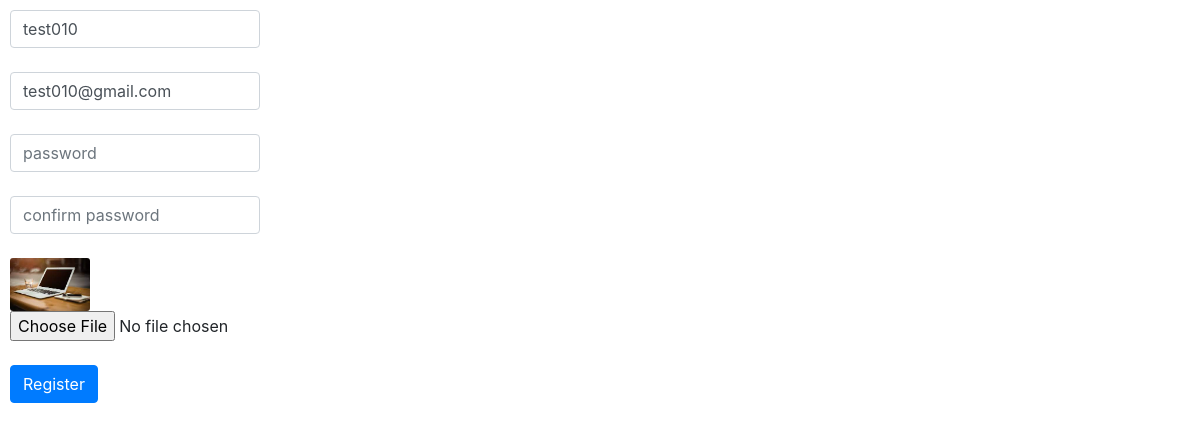
The page /updateuser.php?id=25 (signed in) on the database its author committed.
### tables this page shows
CREATE TABLE `user` (
  `id` int(11) NOT NULL,
  `username` varchar(50) NOT NULL,
  `email` varchar(100) NOT NULL,
  `password` varchar(100) NOT NULL,
  `img` varchar(100) NOT NULL,
  `user_role` varchar(50) NOT NULL DEFAULT 'user'
);

### updateuser.php (called while the page is built, shortened)
<?php
require "lib.php";
if(isset($_POST['username'])){
    $id = $_POST['id'];
    $username = $_POST['username'];
    $email = $_POST['email'];
    $password = $_POST['password'];
    $rpassword = $_POST['rpassword'];
    if(!empty($_FILES['img']['tmp_name'])){
    $img = $_FILES['img']['tmp_name'];
    $img_name = $_FILES['img']['name'];
    $type = $_FILES['img']['type'];
    $ar_type = explode("/",$type);
    $ext = $ar_type[1];
    $image_full_name = $username.".".$ext;
    move_uploaded_file($img,"userimg/".$img_name);
    }else{
        $img_name ='';
    }
    if($password == $rpassword){
        $new_password = hash_pass($password);
        $result = updateUser($id,$username,$email,$new_password,$img_name);
        if($result == true){
            header("LOCATION: index.php");
        }
    }else{
        echo "Please confirm your password";
    }
}else{
    $user_id = $_GET['id'];
    $user_data = getDataById($user_id);
}
require "design/update.php";

### lib.php (called while the page is built, shortened)
<?php
function getDataById($id){
    $connection = mysqli_connect("localhost","root","","user_pro");
   $SQL = "SELECT `id` ,`username`,`email`,`img`  FROM `user` where `id`=$id";
    $my_query =  mysqli_query($connection,$SQL);
   $data = mysqli_fetch_assoc($my_query);
    return $data;
}

### design/update.php (the view, shortened to what this page needs)
<!DOCTYPE html>
<html lang="en">
<head>
    <link rel="stylesheet" href="css/bootstrap.css">
</head>
<body>
    <form action="updateuser.php"method="post"enctype="multipart/form-data"style="width:250px;margin: 10px;">
        <input type="text"placeholder="username" value="<?php echo $user_data['username'] ?>" name="username"class="form-control">
        <br>
        <input type="email"placeholder="email" value="<?php echo $user_data['email'] ?>" name="email"class="form-control">
        <br>
        <input type="password"placeholder="password"name="password"class="form-control">
        <br>
        <input type="password"placeholder="confirm password"name="rpassword"class="form-control">
        <br>
        <img src="userimg/<?php echo $user_data['img'] ?>" alt=""style="max-width:80px;border-radius:3px;">
        <input type="file"name="img">
        <br><br>
        <input type="submit"value="Register"class="btn btn-primary">
    </form>
</body>
</html>

### rows shown on the page
user: username "test010", email "test010@gmail.com", img (picture)
